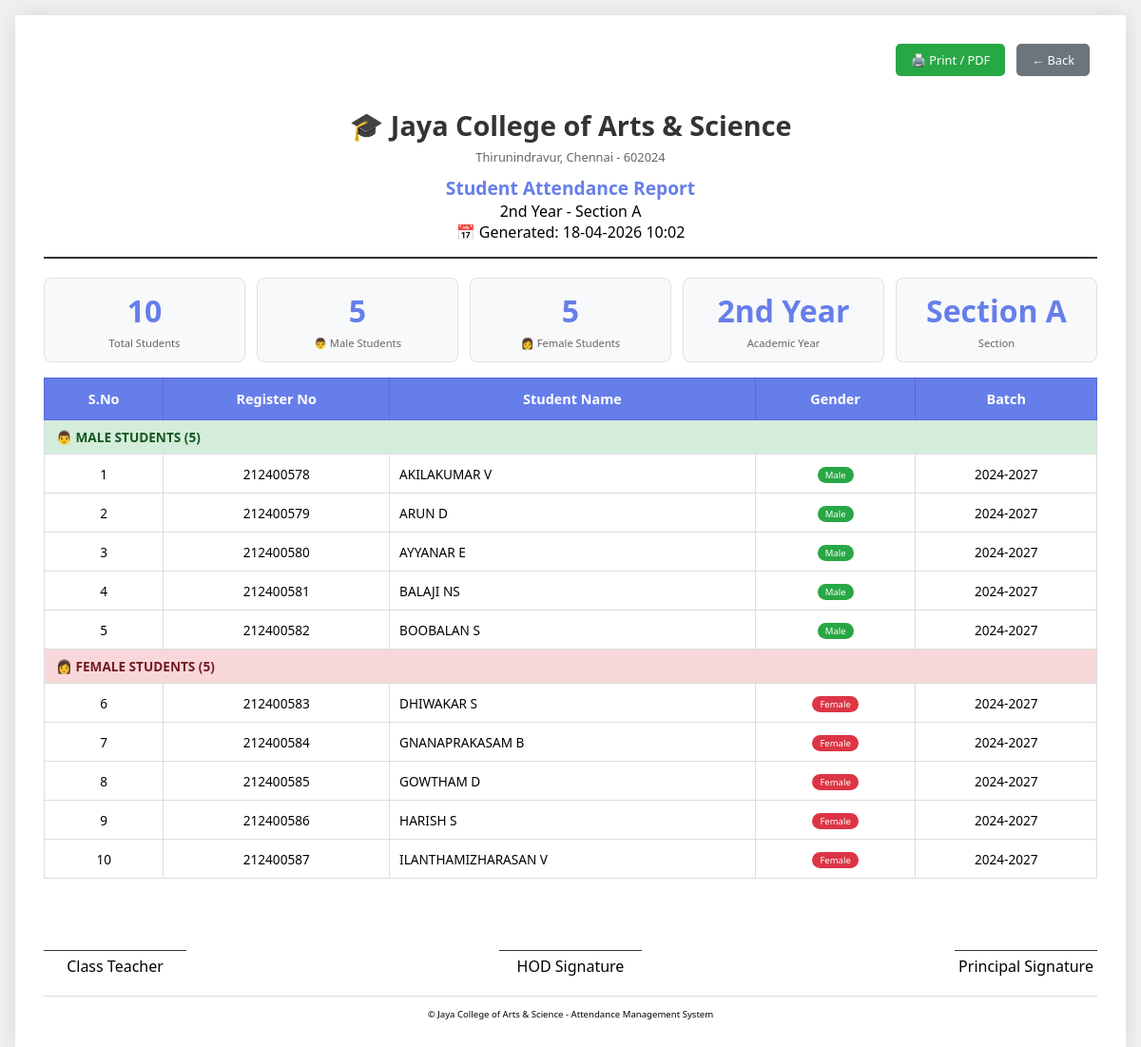
/print_attendance/2nd Year/A (signed in), run on an earlier commit of the app's database.
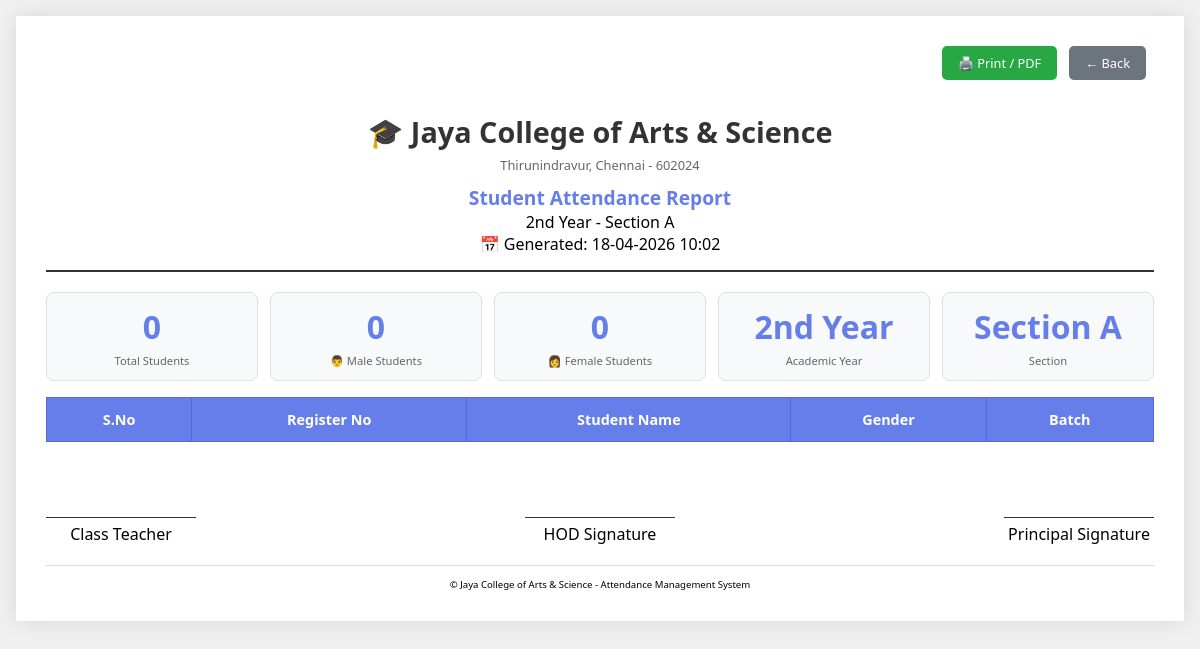
And on a later commit of the database.
### app.py (models this page shows)
class Student(db.Model):
    __tablename__ = 'students'
    id = db.Column(db.Integer, primary_key=True, autoincrement=True)
    register_number = db.Column(db.String(20), unique=True, nullable=False)
    name = db.Column(db.String(100), nullable=False)
    gender = db.Column(db.String(1), nullable=False, default='M')
    year = db.Column(db.String(20), nullable=False)
    section = db.Column(db.String(1), nullable=False)
    batch = db.Column(db.String(20))
    dob = db.Column(db.String(50))
    umis = db.Column(db.String(50))
    mobile_student = db.Column(db.String(15))
    mobile_parent = db.Column(db.String(15))
    parent_guardian_name = db.Column(db.String(100))
    blood_group = db.Column(db.String(5))
    department_id = db.Column(db.Integer, db.ForeignKey('departments.id'), nullable=False)
    created_at = db.Column(db.DateTime, default=datetime.now)
    attendances = db.relationship('Attendance', backref='student', lazy=True, cascade='all, delete-orphan')

### app.py (the view)
@app.route('/print_attendance/<year>/<section>')
def print_attendance(year, section):
    role = session.get('role')
    if role not in ['dept_admin', 'dept_admin_viewer']:
        return redirect(url_for('index'))
    department_id = session.get('department_id')
    students = Student.query.filter_by(
        department_id=department_id,
        year=year,
        section=section
    ).order_by(
        Student.gender.desc(),
        Student.name.asc()
    ).all()
    summary = []
    for student in students:
        summary.append({
            'name': student.name,
            'reg_no': student.register_number,
            'gender': student.gender,
            'batch': student.batch
        })
    return render_template('print_attendance.html',
                         year=year,
                         section=section,
                         students=summary,
                         print_date=datetime.now().strftime('%d-%m-%Y %H:%M'))

### app.py (called while the page is built)
@app.context_processor
def inject_datetime():
    return {'datetime': datetime}

### templates/print_attendance.html (shortened to what this page needs)
<!DOCTYPE html>
<html lang="en">
<head>
</head>
<body>
    <div class="print-container">
        <div class="no-print" style="text-align:right; margin-bottom:16px;">
            <button onclick="window.print()" class="btn-print">🖨️ Print / PDF</button>
            <a href="{{ url_for('admin_dashboard') }}" class="btn-back">← Back</a>
        </div>
        <div class="header">
            <div class="college-name">🎓 Jaya College of Arts & Science</div>
            <div class="college-address">Thirunindravur, Chennai - 602024</div>
            <h2>Student Attendance Report</h2>
            <div class="info">
                <p>{{ year }} - Section {{ section }}</p>
                <p>📅 Generated: {{ print_date }}</p>
            </div>
        </div>
        <div class="stats-summary">
            <div class="stat-box">
                <div class="number">{{ students|length }}</div>
                <div class="label">Total Students</div>
            </div>
            <div class="stat-box">
                <div class="number">{{ students|selectattr('gender', 'equalto', 'M')|list|length }}</div>
                <div class="label">👨 Male Students</div>
            </div>
            <div class="stat-box">
                <div class="number">{{ students|selectattr('gender', 'equalto', 'F')|list|length }}</div>
                <div class="label">👩 Female Students</div>
            </div>
            <div class="stat-box">
                <div class="number">{{ year }}</div>
                <div class="label">Academic Year</div>
            </div>
            <div class="stat-box">
                <div class="number">Section {{ section }}</div>
                <div class="label">Section</div>
            </div>
        </div>
        <table>
            <thead>
                <tr>
                    <th>S.No</th>
                    <th>Register No</th>
                    <th>Student Name</th>
                    <th>Gender</th>
                    <th>Batch</th>
                </tr>
            </thead>
            <tbody>
                {% set male_students = students|selectattr('gender', 'equalto', 'M')|list %}
                {% set female_students = students|selectattr('gender', 'equalto', 'F')|list %}
                {% set sno = namespace(value=1) %}
                {% if male_students %}
                <tr class="group-header-male">
                    <td colspan="5" style="background: #d4edda; color: #155724;">
                        👨 MALE STUDENTS ({{ male_students|length }})
                    </td>
                </tr>
                {% for student in male_students %}
                <tr>
                    <td>{{ sno.value }}{% set sno.value = sno.value + 1 %}</td>
                    <td>{{ student.reg_no }}</td>
                    <td class="student-name">{{ student.name }}</td>
                    <td><span class="gender-badge-male">Male</span></td>
                    <td>{{ student.batch }}</td>
                </tr>
                {% endfor %}
                {% endif %}
                {% if female_students %}
                <tr class="group-header-female">
                    <td colspan="5" style="background: #f8d7da; color: #721c24;">
                        👩 FEMALE STUDENTS ({{ female_students|length }})
                    </td>
                </tr>
                {% for student in female_students %}
                <tr>
                    <td>{{ sno.value }}{% set sno.value = sno.value + 1 %}</td>
                    <td>{{ student.reg_no }}</td>
                    <td class="student-name">{{ student.name }}</td>
                    <td><span class="gender-badge-female">Female</span></td>
                    <td>{{ student.batch }}</td>
                </tr>
                {% endfor %}
                {% endif %}
            </tbody>
        </table>
        <div class="signatures">
            <div class="signature-line">
                <div class="line"></div>
                <div>Class Teacher</div>
            </div>
            <div class="signature-line">
                <div class="line"></div>
                <div>HOD Signature</div>
            </div>
            <div class="signature-line">
                <div class="line"></div>
                <div>Principal Signature</div>
            </div>
        </div>
        <div class="footer">
            <p>© Jaya College of Arts & Science - Attendance Management System</p>
        </div>
    </div>
</body>
</html>

### templates/print_attendance.html (style rules this page uses)
* { margin: 0; padding: 0; box-sizing: border-box; font-family: 'Segoe UI', Tahoma, Geneva, Verdana, sans-serif; }
body { background: #f0f0f0; padding: 16px; }
.print-container { max-width: 1200px; margin: 0 auto; background: white; padding: 20px; box-shadow: 0 0 20px rgba(0,0,0,0.1); }
.header { text-align: center; margin-bottom: 20px; padding-bottom: 15px; border-bottom: 2px solid #333; }
.header h2 { font-size: 1.2em; color: #667eea; }
.college-name { font-size: 1.8em; font-weight: bold; color: #333; margin-bottom: 5px; }
.college-address { font-size: 0.8em; color: #666; margin-bottom: 10px; }
.stats-summary { display: grid; grid-template-columns: repeat(5, 1fr); gap: 12px; margin: 16px 0; }
.stat-box { background: #f8f9fa; padding: 12px; border-radius: 8px; text-align: center; border: 1px solid #e0e0e0; }
.stat-box .number { font-size: 1.5em; font-weight: bold; color: #667eea; }
.stat-box .label { font-size: 0.7em; color: #666; margin-top: 5px; }
table { width: 100%; border-collapse: collapse; margin-top: 16px; }
th { background: #667eea; color: white; padding: 10px; text-align: center; font-size: 0.75em; border: 1px solid #5a67d8; }
.signatures { display: flex; justify-content: space-between; margin-top: 30px; padding-top: 15px; flex-wrap: wrap; gap: 15px; }
.signature-line { text-align: center; width: 150px; }
.signature-line .line { border-top: 1px solid #333; margin-top: 30px; padding-top: 5px; }
.footer { margin-top: 20px; padding-top: 12px; border-top: 1px solid #ddd; text-align: center; font-size: 0.6em; }
.btn-print, .btn-back { display: inline-block; padding: 8px 16px; border: none; border-radius: 5px; cursor: pointer; font-size: 0.8em; margin-right: 8px; margin-bottom: 16px; text-decoration: none; }
.btn-print { background: #28a745; color: white; }
.btn-back { background: #6c757d; color: white; }
@media (min-width: 768px) { .print-container { padding: 30px; } }
@media (min-width: 768px) { .stat-box .number { font-size: 2em; } }
@media (min-width: 768px) { th { padding: 12px; font-size: 0.9em; } }

What changed in the data, as far as the page shows it:
removed Student: value "1", reg_no "212400578", name "AKILAKUMAR V", batch "2024-2027", shown under "Student Attendance Report"
removed Student: value "2", reg_no "212400579", name "ARUN D", batch "2024-2027", shown under "Student Attendance Report"
removed Student: value "3", reg_no "212400580", name "AYYANAR E", batch "2024-2027", shown under "Student Attendance Report"
removed Student: value "4", reg_no "212400581", name "BALAJI NS", batch "2024-2027", shown under "Student Attendance Report"
removed Student: value "5", reg_no "212400582", name "BOOBALAN S", batch "2024-2027", shown under "Student Attendance Report"
removed Student: value "6", reg_no "212400583", name "DHIWAKAR S", batch "2024-2027"
removed Student: value "7", reg_no "212400584", name "GNANAPRAKASAM B", batch "2024-2027"
removed Student: value "8", reg_no "212400585", name "GOWTHAM D", batch "2024-2027"
removed Student: value "9", reg_no "212400586", name "HARISH S", batch "2024-2027"
removed Student: value "10", reg_no "212400587", name "ILANTHAMIZHARASAN V", batch "2024-2027"
Also different on the page:
{{ students|length }}: "10" → "0"
{{ students|selectattr('gender', 'equalto', 'M')|list|length }}: "5" → "0"
{{ students|selectattr('gender', 'equalto', 'F')|list|length }}: "5" → "0"
{{ male_students|length }}: "5" → (not shown)
{{ female_students|length }}: "5" → (not shown)
text no longer shown: "👨 MALE STUDENTS ( ) 👩 FEMALE STUDENTS ( )"
